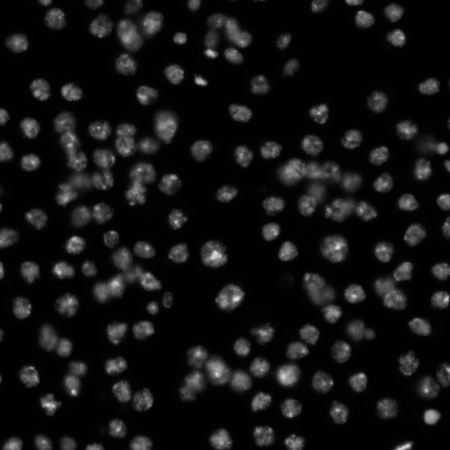
#> input picture data/Workflow_Exercise/control.tif, 450 x 450 px
$ jupyter execute workflow.ipynb
#> lines starting #> are read from the running program, lines starting #| are printed output that depends on the picture
# Workflow Exercise

Use this notebook create a workflow that can compare intensity measurements of nuclei from 3 different images.

Here is a general guide:

1. Design a segmentation strategy for the nuclei and display the results (either with matplotlib or napari)
2. Extract intensity features of the segmented objects and store them in table(s)
3. Choose a suitable plot for the intensities and plot a graph comparing them with different colors
4. Run a suitable statistical test to check if we can reject the null hypothsis (there is no difference in intensities)
5. Add annotations containing relevant test results to the plots, if applicable

We load the images for this exercise below.

[cell 1]
from skimage.io import imread
import matplotlib.pyplot as plt

control_image = imread('../../data/Workflow_Exercise/control.tif')
#> control_image is the input picture: shape (450, 450); min 1, max 226, mean 18.9
group_1_image = imread('../../data/Workflow_Exercise/group1.tif')
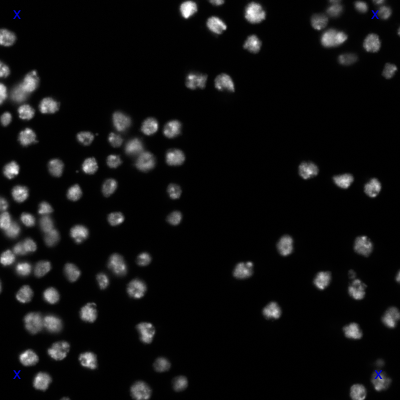
#> input picture data/Workflow_Exercise/group1.tif, 400 x 400 px
#> group_1_image is the input picture: shape (400, 400, 3); mean R, G, B 15.5, 15.5, 15.6
group_2_image = imread('../../data/Workflow_Exercise/group2.tif')
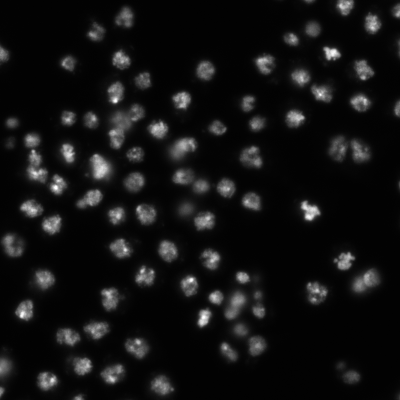
#> input picture data/Workflow_Exercise/group2.tif, 400 x 400 px
#> group_2_image is the input picture: shape (400, 400); min 1, max 255, mean 18.2

[cell 2]
figure, axes = plt.subplots(1, 3, figsize=(15, 5))

axes[0].imshow(control_image, cmap='gray')
axes[0].set_title('Control')
axes[1].imshow(group_1_image, cmap='gray')
axes[1].set_title('Group 1')
axes[2].imshow(group_2_image, cmap='gray')
axes[2].set_title('Group 2')
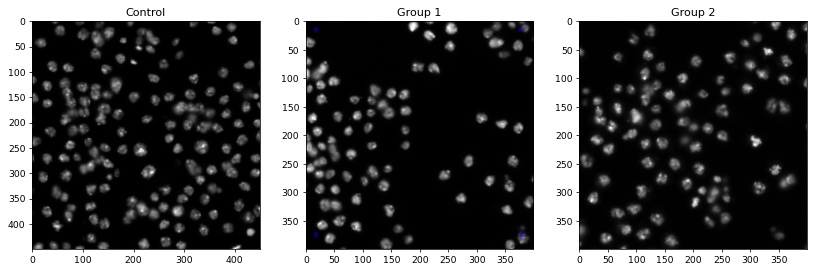
#> figure drawn by matplotlib, 3 panels
